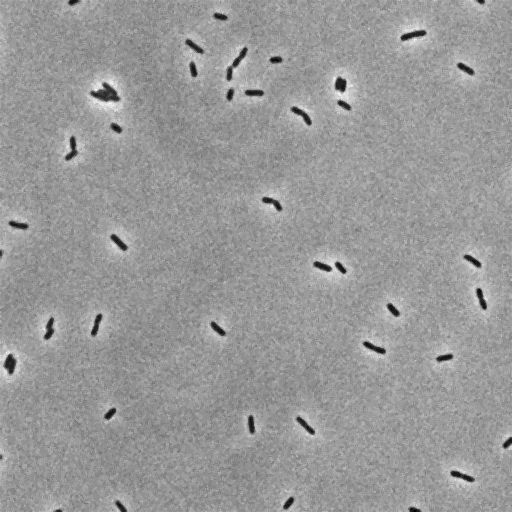
#> input picture Adams_David_hw7/lacI_titration/O1_delta_phase_pos_01.tif, 512 x 512 px
$ jupyter execute --allow-errors Adams_David_hw7.ipynb   (shell and % lines are left out)
#> lines starting #> are read from the running program, lines starting #| are printed output that depends on the picture; after the words box and inside, x2 and y2 are one past the last pixel; in counts of white or black regions, pixels touching at a corner belong together
1.a.

    fold-change = 1 / (1 + R/N_NS * e^(-∆E_r/kBT))
    1 + R/N_NS * e^(-∆E_r/kBT) = 1 / fold-change
    e^(-∆E_r/kBT) = (1 / fold-change - 1) / (R/N_NS) = (N_NS - N_NS * fold-change) / (R * fold-change)
    -∆E_r/kBT = ln((N_NS - N_NS * fold-change) / (R * fold-change))

    ∆E_r = -ln((N_NS - N_NS * fold-change) / (R * fold-change)) * kBT

1.b.

    ∆E_r_O1 = -ln((4.6*10^6 *(1 - 2.77*10^−3) / (260 * 2.77*10^−3)) * kBT = -15.67 kBT

    ∆E_r_O2 = -ln((4.6*10^6 *(1 - 1.24*10^−2) / (260 * 1.24*10^−2)) * kBT = -14.16 kBT

    ∆E_r_O3 = -ln((4.6*10^6 *(1 - 4.77*10^−1) / (260 * 4.77*10^−1)) * kBT = -9.87 kBT


[cell 1]
# 1.b.

# Imports
import numpy
import matplotlib.pyplot as plt


# Parameters solved for
N_NS = 4.6*10**6
dE_r_O1 = -15.67
dE_r_O2 = -14.16
dE_r_O3 = -9.87


# Initialize matrices
fc_01 = numpy.zeros(1000)
fc_02 = numpy.zeros(1000)
fc_03 = numpy.zeros(1000)

# Calculate data points
for R in range(1000):
    fc_01[R] = 1 / (1 + (R+1)/N_NS * numpy.e**(-1*dE_r_O1))
    fc_02[R] = 1 / (1 + (R+1)/N_NS * numpy.e**(-1*dE_r_O2))
    fc_03[R] = 1 / (1 + (R+1)/N_NS * numpy.e**(-1*dE_r_O3))

# Plot stuff
plt.plot(range(1, 1001), fc_01, label = 'O1 fold-change', color = 'blue')
plt.plot(range(1, 1001), fc_02, label = 'O2 fold-change', color = 'orange')
plt.plot(range(1, 1001), fc_03, label = 'O3 fold-change', color = 'green')
plt.plot(260, 2.77*10**(-3), marker = 'o', color = 'blue')
plt.plot(260, 1.24*10**(-2), marker = 'o', color = 'orange')
plt.plot(260, 4.77*10**(-1), marker = 'o', color = 'green')
plt.title('Fold-Change Predictions for Microscopy Experiments')
plt.xlabel('R value')
plt.ylabel('fold-change')
plt.xscale('log')
plt.legend()
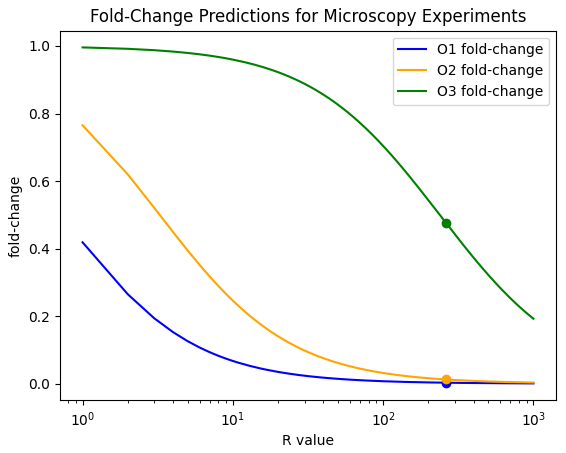
#> figure drawn by matplotlib, 1 panel; curve peaks at x = 1, y = 0.419; curve peaks at x = 1, y = 0.765; curve peaks at x = 1, y = 0.996
#> further down, im_phase1 is the input picture: shape (512, 512) uint16; min 1900, max 7735, mean 5451.9

[cell 2]
# 2.a.

# Imports
import numpy
import matplotlib.pyplot as plt
import seaborn
import skimage.io
import skimage.exposure
import skimage.measure


def segment_im(im_phase, ip_dist=0.160, area_bounds=(1, 4), phase_thresh=0.3, show_mask=False):

    # Normalize im_phase
#> called with ip_dist = 0.16, area_bounds = (1, 4), phase_thresh = 0.3, show_mask = True
    im_norm = (im_phase - im_phase.min())/(im_phase.max() - im_phase.min())

    # Apply the threshold
    im_thresh = im_norm < phase_thresh
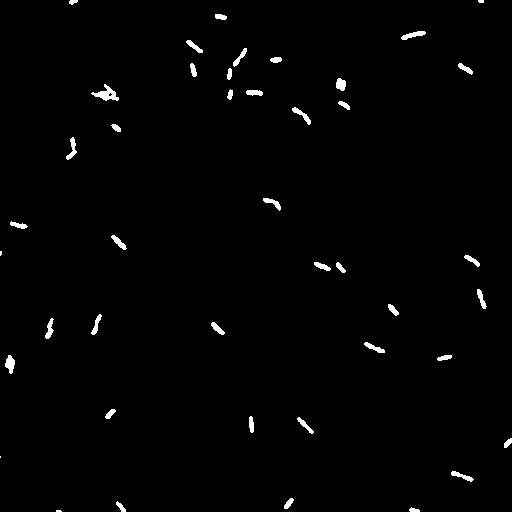
#> im_thresh: shape (512, 512) bool; 1.2% white; 43 white regions (4 under 20 px), largest, box (x1, y1, x2, y2) and area: (91, 84, 119, 101) 205, (5, 355, 15, 374) 122, (401, 31, 426, 40) 114

    # Label each cell
    im_lab, num_obj = skimage.measure.label(im_thresh, return_num=True)
#> im_lab: shape (512, 512) int32; 44 distinct labels, from 0 to 43
#> num_obj = 43

    # Initialize new image that is same size as im_thresh that will be our segmentation mask
    im_approved = numpy.zeros_like(im_thresh)

    # Loop through each cell calculating the cell's area, and if that area is between area_bounds add the cell to
    # im_approved
    for i in range(num_obj):
        area = numpy.sum(im_lab == i + 1) * ip_dist**2
        if(area > area_bounds[0] and area < area_bounds[1]):
            im_approved += (im_lab == i + 1)
#> this loop made 43 passes
#> area on passes 1 to 12: 0.819, 0.435, 1.46, 2.92, 2.2, 2.23, 1.46, 1.66, 1.97, 1.2, 2.56, 5.25
#> pass 3, in segment_im, `im_approved += (im_lab == i + 1)`:
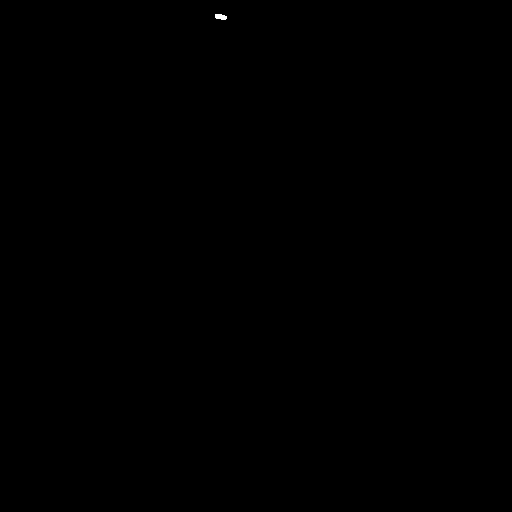
#> im_approved: shape (512, 512) bool; 0.02% white; 1 white region, box (x1, y1, x2, y2) and area: (215, 14, 227, 20) 57
#> after the loop:
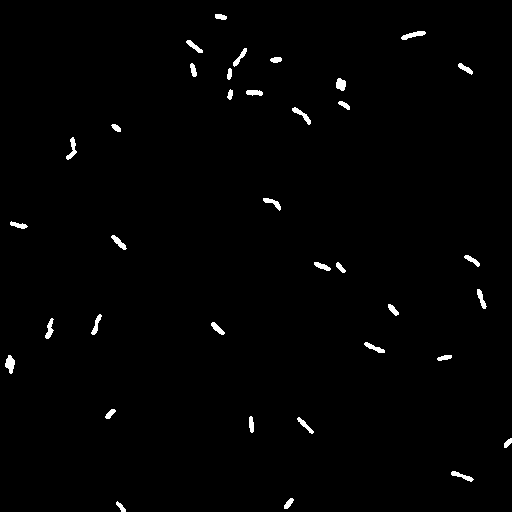
#> im_approved: shape (512, 512) bool; 1.1% white; 36 white regions, largest, box (x1, y1, x2, y2) and area: (5, 355, 15, 374) 122, (401, 31, 426, 40) 114, (292, 107, 311, 125) 106

    # Make a copy of im_norm
    im_copy = numpy.copy(im_norm)

    # Add a scale bar to im_norm and im_copy
    bar_length = int(10 / ip_dist)
    im_norm[10:20, 10:10 + bar_length] = 1.0
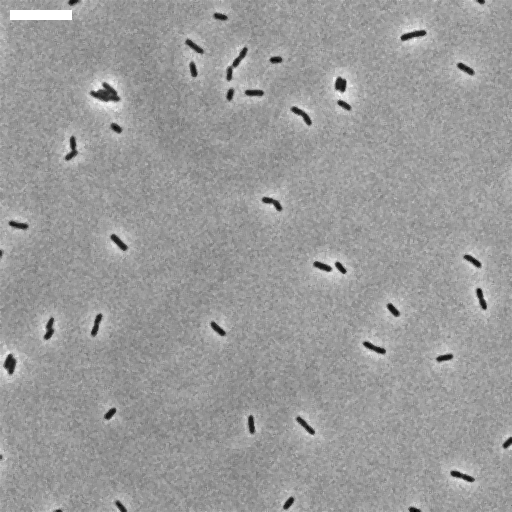
#> im_norm: shape (512, 512) float64; min 0, max 1, mean 0.61
    im_copy[10:20, 10:10 + bar_length] = 1.0

    # Give segmented pixels a value of 1.0
    im_copy[im_approved] = 1.0
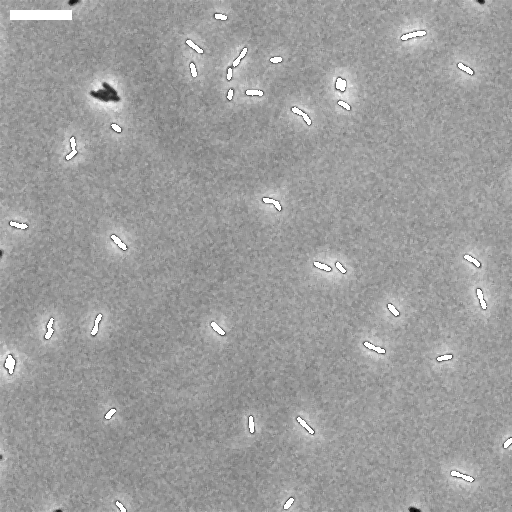
#> im_copy: shape (512, 512) float64; 1.07% of pixels changed, all inside (x1, y1, x2, y2) = (5, 14, 512, 512)

    # If show_mask == True, display the segmentation mask on top of original image
    if (show_mask):
        mask_rgb = numpy.dstack((im_norm, im_copy, im_copy))
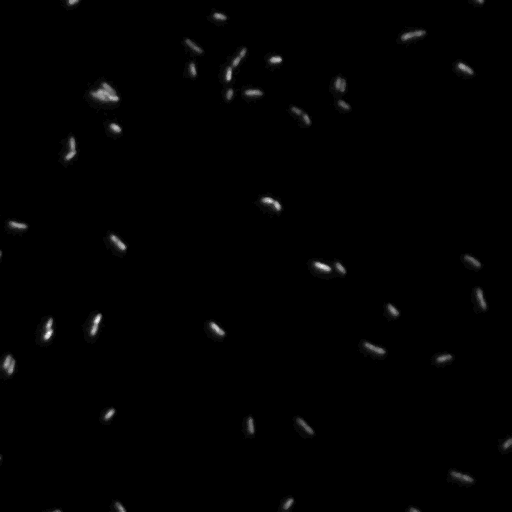
#> input picture Adams_David_hw7/lacI_titration/O1_delta_yfp_pos_01.tif, 512 x 512 px
#> further down, im_fluor1 is the input picture: shape (512, 512) uint16; min 99, max 6750, mean 187.7
        plt.imshow(mask_rgb)

    # Return segmentation mask
    return im_approved

[cell 3]
im_phase1 = skimage.io.imread('lacI_titration/O1_delta_phase_pos_01.tif')
#> (the rest of this cell did not finish here and is left out)

[cell 4]
segment_im(im_phase1, show_mask=True)

#> (a cell that did not finish here is left out)

#> (a cell that did not finish here is left out)

#> (a cell that did not finish here is left out)

[cell 8]
# 2.b.

def extract_intensities(im_phase, im_fluor):

    # Create segmentation mask
    mask = segment_im(im_phase)
#> the loop in segment_im (call 2), `for i in range(num_obj):` made 43 passes

    mask_lab, num_obj = skimage.measure.label(mask, return_num=True)
#> mask_lab: shape (512, 512) int32; 37 distinct labels, from 0 to 36
#> num_obj = 36

    # Initialize storage vectors for the cell areas and intensities
    tot_ints = numpy.zeros(num_obj)
#> tot_ints = 36 values from 0 to 0

    # Loop through each cell.
    for i in range(num_obj):

        # Get the single cell mask.
        cell = (mask_lab == i + 1)

        # Store the total intensity
        int_im = cell * im_fluor
        tot_ints[i] = numpy.sum(int_im)
#> after the loop, tot_ints = 36 values, max 393159 at index 24, min 94028 at index 9, mean 207212.1

    # Return list containing the total fluorescent intensities
    return tot_ints

[cell 9]
im_fluor1 = skimage.io.imread('lacI_titration/O1_delta_yfp_pos_01.tif')
#> (the rest of this cell did not finish here and is left out)

[cell 10]
plt.hist(extract_intensities(im_phase1, im_fluor1))
plt.title('O1 delta')
plt.xlabel('Total Intensity')
plt.ylabel('Number')
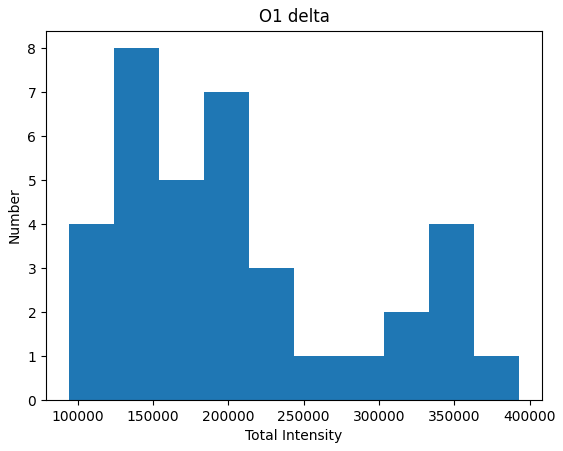
#> figure drawn by matplotlib, 1 panel; tallest bar 8 high, from x = 123941.1 to 153854.2

#> (a cell that did not finish here is left out)

#> (a cell that did not finish here is left out)

#> (a cell that did not finish here is left out)

[cell 14]
# 2.c.

# Imports
import glob

def strain_totals(op, rep):

    # Find files
    files_phase = glob.glob('lacI_titration/' + op + '_' + rep + '_phase*.tif')
    files_fluor = glob.glob('lacI_titration/' + op + '_' + rep + '_yfp*.tif')

    # Initialize list to store intensities
    all_int = []

    # Loop through each corresponding phase and fluorescence image, calculate the intensities for each cell, and
    # append those intensities to all_int
    for i in range(len(files_phase)):
            im_phase = skimage.io.imread(files_phase[i])
            im_fluor = skimage.io.imread(files_fluor[i])
            all_int.extend(extract_intensities(im_phase, im_fluor))

    # Return list of intensities
    return all_int

[cell 15]
all_int1 = strain_totals('O1', 'auto')
all_int2 = strain_totals('O2', 'auto')
all_int3 = strain_totals('O2', 'delta')
all_int4 = strain_totals('O3', 'delta')

[cell 16]
plt.hist(all_int1)
plt.title('O1 auto')
plt.xlabel('Intensity')
plt.ylabel('Number')
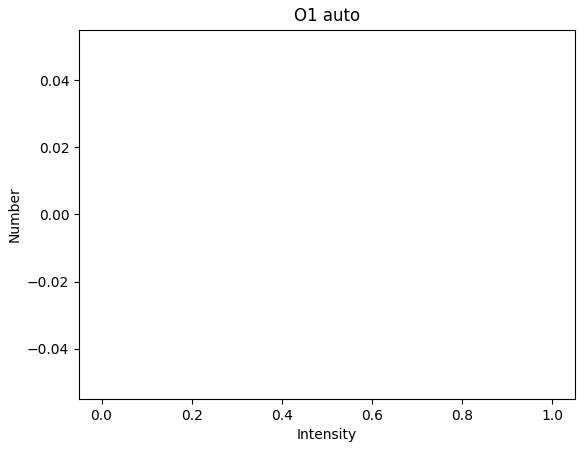
#> figure drawn by matplotlib, 1 panel

[cell 17]
plt.hist(all_int2)
plt.title('O2 auto')
plt.xlabel('Intensity')
plt.ylabel('Number')

[cell 18]
plt.hist(all_int3)
plt.title('O2 delta')
plt.xlabel('Intensity')
plt.ylabel('Number')

[cell 19]
plt.hist(all_int1)
plt.title('O3 delta')
plt.xlabel('Intensity')
plt.ylabel('Number')
